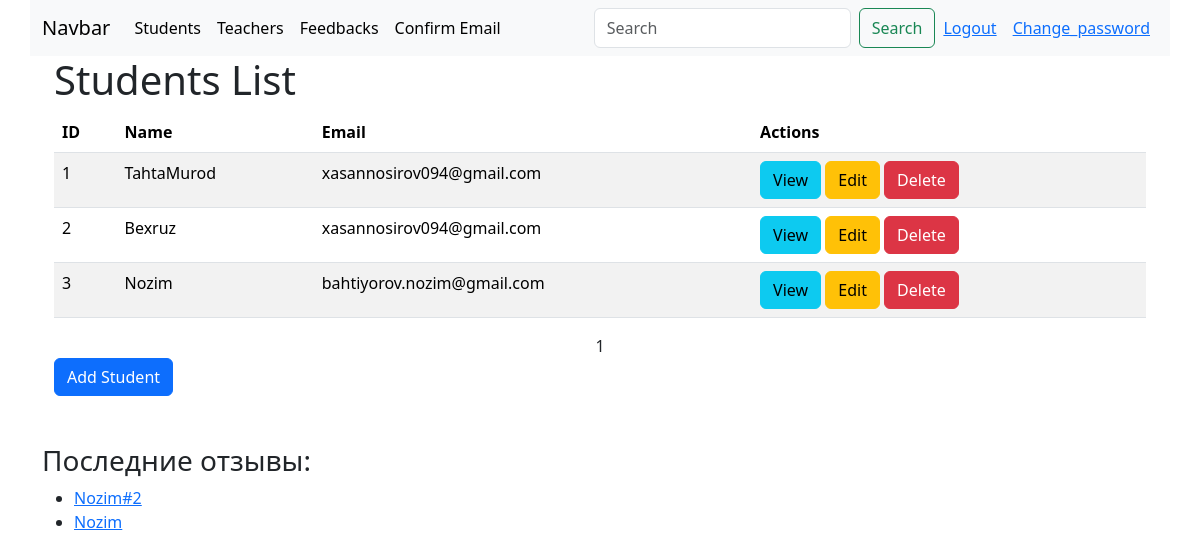
The app's page /students/ (signed in) with its own data.
### students/models.py (models this page shows, shortened)
class Student(models.Model):
    first_name = models.CharField(max_length=50)
    last_name = models.CharField(max_length=50)
    date_of_birth = models.DateField()
    email = models.EmailField()
    phone_number = models.CharField(max_length=20)
    address = models.TextField()
    is_active = models.BooleanField(default=True)

### feedbacks/models.py (models this page shows, shortened)
class Feedback(models.Model):
    student_name = models.CharField(max_length=100)
    feedback_text = models.TextField()
    date_submitted = models.DateTimeField(auto_now_add=True)

### students/views.py (the view)
# urls.py: path('', include('students.urls')),
def students(request):
    students_list = Student.objects.all()
    paginator = Paginator(students_list, 10)
    page_number = request.GET.get('page')
    page_obj = paginator.get_page(page_number)
    return render(request, 'students/students.html', {
        'students': page_obj,
        'page_obj': page_obj
    })

### feedbacks/context_processors.py (called while the page is built)
def recent_feedbacks(request):
    return {
        'recent_feedbacks': Feedback.objects.order_by('-date_submitted')[:5]
    }

### templates/students/students.html (shortened to what this page needs)
{% extends "base.html" %}
{% block content %}
<div class="container">
  <h1>Students List</h1>
  <table class="table table-striped">
    <thead>
      <tr>
        <th scope="col">ID</th>
        <th scope="col">Name</th>
        <th scope="col">Email</th>
        <th scope="col">Actions</th>
      </tr>
    </thead>
    <tbody>
      {% for student in students %}
      <tr>
        <td>{{ student.id }}</td>
        <td>{{ student.first_name }}</td>
        <td>{{ student.email }}</td>
        <td>
          <a href="" class="btn btn-info">View</a>
          <a href="" class="btn btn-warning">Edit</a>
          <form action="" method="POST" style="display:inline;">
            <button type="submit" class="btn btn-danger">Delete</button>
          </form>
        </td>
      </tr>
      {% endfor %}
    </tbody>
  </table>
  <center>
    <span>{{page_obj.number}}</span>
  </center>
  <a href="{% url 'add_student' %}" class="btn btn-primary">Add Student</a>
</div>
{% endblock %}

### templates/base.html (shortened to what this page needs)
<!DOCTYPE html>
<html lang="en">
  <head>
    <link
      href="https://cdn.jsdelivr.net/npm/bootstrap@5.3.5/dist/css/bootstrap.min.css"
      rel="stylesheet"
    />
  </head>
  <body>
    <nav class="container navbar navbar-expand-lg bg-body-tertiary">
      <div class="container-fluid">
        <a class="navbar-brand" href="/">Navbar</a>
        {% if user.is_authenticated %}
        <div class="collapse navbar-collapse" id="navbarTogglerDemo02">
          <ul class="navbar-nav me-auto mb-2 mb-lg-0">
            <li class="nav-item">
              <a
                class="nav-link active"
                aria-current="page"
                href="{% url 'students' %}"
                >Students</a
              >
            </li>
            <li class="nav-item">
              <a
                class="nav-link active"
                aria-current="page"
                href="{% url 'teachers' %}"
                >Teachers</a
              >
            </li>
            <li class="nav-item">
              <a
                class="nav-link active"
                aria-current="page"
                href="{% url 'feedbacks' %}"
                >Feedbacks</a
              >
            </li>
            <li class="nav-item">
              <a
                class="nav-link active"
                aria-current="page"
                href="{% url 'send_email' %}"
                >Confirm Email</a
              >
          </ul>
          <form class="d-flex" role="search">
            <input
              class="form-control me-2"
              type="search"
              placeholder="Search"
              aria-label="Search"
            />
            <button class="btn btn-outline-success" type="submit">
              Search
            </button>
            <a href="{% url 'logout' %}" class="m-2">Logout</a>
            <a href="{% url 'change_password' %}" class="m-2">Change_password</a>
          </form>
        </div>
        {% else %}
        <a href="{% url 'signin' %}">Login</a>
        {% endif %}
      </div>
    </nav>
    <div class="container">{% block content %} {% endblock %}</div>
    {% if user.is_authenticated%}
    <div class="container mt-5">
      <h3>Последние отзывы:</h3>
      <ul>
        {% for fb in recent_feedbacks %}
        <li>
          <a href="{% url 'feedback_detail' fb.id %}">{{ fb.student_name }}</a>
        </li>
        {% endfor %}
      </ul>
    </div>
    {% else %}
      <div></div>
    {% endif %}
  </body>
</html>

### records on screen
Student: id "1", first_name "TahtaMurod", email "xasannosirov094@gmail.com"
Student: id "2", first_name "Bexruz", email "xasannosirov094@gmail.com"
Student: id "3", first_name "Nozim", email "bahtiyorov.nozim@gmail.com"
Feedback: student_name "Nozim#2"
Feedback: student_name "Nozim"

### other values on screen
{{ page_obj.number }} "1"
